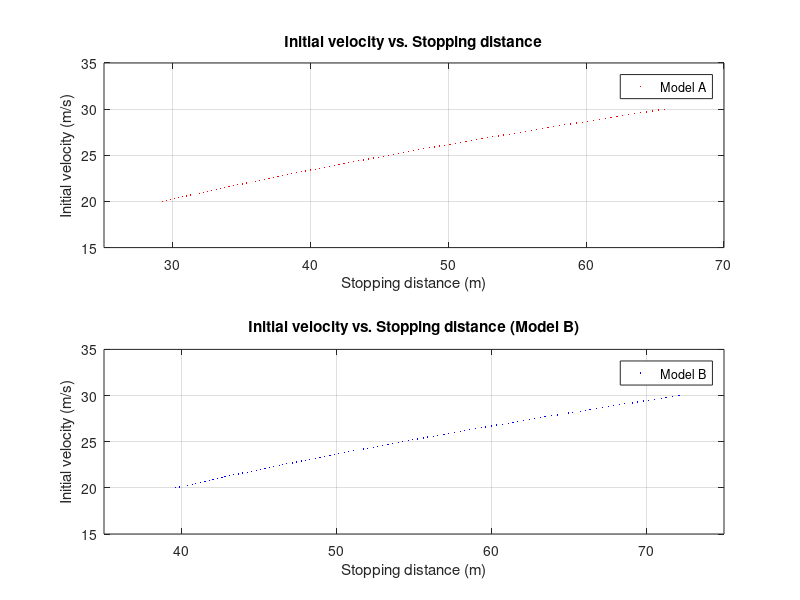

Write MATLAB code to recreate this figure.

dv0=0.1; % velocity increments
v0=20:dv0:30; % initial velocity range 

% stopping distance vectors for two models
s_model1 = zeros(1, length(v0)); 
s_model2 = zeros(1, length(v0)); 

% calculate stopping distance 
% which at the corresponding initial velocity 
for i=1:length(v0) 
    
    dt = 0.01; % change in time
    t = 0:dt:10.0; % time vector 

    v = zeros(1, length(t)); % velocity vector 
    s = zeros(1, length(t)); % displacement vector

    g = 9.81; % gravitational acceleration
    s(1) = 0; % initial displacement 
    v(1) = v0(i); % inital velocity
    
    % Solve for Model A
    for k=1:length(t)
        u=0.7;
        a=-u*g;
        v(k+1)=v(k)+a*dt;
        s(k+1)=s(k)+v(k)*dt; 
        
        % store each outputs for each timestep into a matrix
        if v(k)<0.0
            break;
        elseif v(k)>0.0
            matrix(length(v(k)),:)=[t(k),s(k),v(k),u];
        end
    end
    
    % Find the biggest distance for each timestep
    % then, store into stopping distance vectors for Model 1
    sd=max(matrix,[],2);
    s_model1(1,i)=sd;
    
    % Solve for Model B
    for h=1:length(t)
        
        % stage 1: on the asphalt 
        if s(h)>=0 && s(h)<14
            u=0.7;
            a=-u*g;
            v(h+1)=v(h)+a*dt;
            s(h+1)=s(h)+v(h)*dt;
            
            % store each outputs for each timestep into a matrix
            if v(h)<0.0
                break;
            elseif v(h)>0.0 
                matrix(length(v(h)),:)=[t(h),s(h),v(h),u];
            end
        
        % stage 2: on the ice
        elseif s(h)>=14 && s(h)<31
            u=0.12+0.07*exp(0.06*v(h));
            a=-u*g;
            
            v(h+1)=v(h)+a*dt;
            s(h+1)=s(h)+v(h)*dt;
            
            % store each outputs for each timestep into a matrix
            if v(h)<0.0
                break;
            elseif v(h)>0.0
                matrix(length(v(h)),:)=[t(h),s(h),v(h),u];
            end
        
        % stage 3: on the asphalt
        elseif s(h)>=31 
            u=0.7;
            a=-u*g;
            
            v(h+1)=v(h)+a*dt;
            s(h+1)=s(h)+v(h)*dt;
            
            % store each outputs for each timestep into a matrix
            if v(h)<0.0
                break;
            elseif v(h)>0.0
                matrix(length(v(h)),:)=[t(h),s(h),v(h),u];
            end
        end 
        
        % Find the biggest distance for each timestep
        % then, store into stopping distance vectors for Model 1
        sd=max(matrix,[],2);
        s_model2(1,i)=sd;
    end  
end 

% plotting 
figure 

% Plot 1 for Model A
% Initial velocity vs. Stopping distance
subplot(2,1,1); 
plot(s_model1,v0,'r.','markersize',1);
axis([25 70 15 35]);
title('Initial velocity vs. Stopping distance');
ylabel('Initial velocity (m/s)');
xlabel('Stopping distance (m)');
legend('Model A');
grid on;

% Plot 2 for Model B
% Initial velocity vs. Stopping distance
subplot(2,1,2); 
plot(s_model2,v0,'b.','markersize',1);
axis([35 75 15 35]);
title('Initial velocity vs. Stopping distance (Model B)');
ylabel('Initial velocity (m/s)');
xlabel('Stopping distance (m)');
legend('Model B');
grid on;
